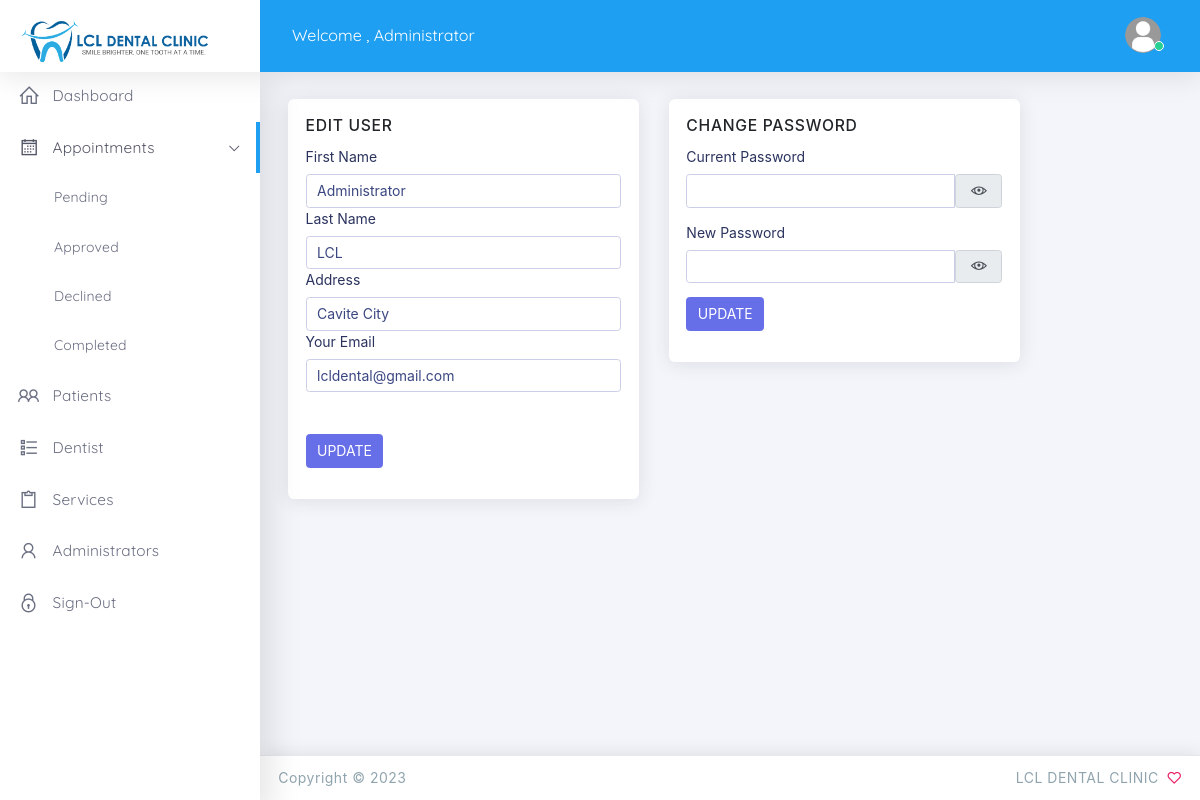
The page /admin/edit-user.php?data=1 (signed in) on the database its author committed.
### tables this page shows
CREATE TABLE `tbl_signup` (
  `id` int(11) NOT NULL,
  `firstname` varchar(100) NOT NULL,
  `lastname` varchar(100) NOT NULL,
  `sex` varchar(10) NOT NULL,
  `birthday` varchar(100) NOT NULL,
  `address` varchar(250) NOT NULL,
  `email` varchar(250) NOT NULL,
  `password` varchar(250) NOT NULL,
  `pass` varchar(100) NOT NULL,
  `type` varchar(250) NOT NULL,
  `is_balance` int(1) NOT NULL,
  `is_confirm` int(11) NOT NULL,
  `date_registered` timestamp NOT NULL DEFAULT current_timestamp()
);

### controller/admin-users.php (called while the page is built, shortened)
<?php
include('database.php');
$data       =  $_GET['data'];
$account    = $mysqli->query("SELECT * FROM tbl_signup where id = '$data'");
$val        = $account->fetch_assoc();

### admin/edit-user.php (the view, shortened to what this page needs)
  <?php
	  include("header.php");
	  include('../controller/admin-users.php');
  ?>
  <body class="vertical-layout vertical-menu-modern 2-columns   fixed-navbar" data-open="click" data-menu="vertical-menu-modern" data-col="2-columns">
   <?php include("nav.php");?>
    <div class="app-content content">
      <div class="content-wrapper">
        <div class="content-body">
      <div class="row">
		<div class="col-lg-5">
          <div class="card">
            <div class="card-body">
              <h5 class="card-title">EDIT USER</h5>
				<form class="row g-3" method="POST">
				<br>
					<div class="col-12">
                      <label class="form-label">First Name</label>
                      <input type="text" name="fname" class="form-control" value="<?php echo $val['firstname'];?>" required>
                    </div>
					<div class="col-12">
                      <label for="yourName" class="form-label">Last Name</label>
                      <input type="text" name="lname" class="form-control" value="<?php echo $val['lastname'];?>" required>
                    </div>
					<div class="col-12">
                      <label for="yourName" class="form-label">Address</label>
                      <input type="text" name="address" class="form-control" value="<?php echo $val['address'];?>" required>
                    </div>
                    <div class="col-12">
                      <label for="yourEmail" class="form-label">Your Email</label>
                      <input type="email" name="email" class="form-control" value="<?php echo $val['email'];?>" required>
					  	<br><br>
					<button type="submit" class="btn btn-primary btn-md" name="update-user">UPDATE</button>
                    </div>
				</form>
            </div>
          </div>
        </div>
		<div class="col-lg-5">
          <div class="card">
            <div class="card-body">
              <h5 class="card-title">CHANGE PASSWORD</h5>
				<form class="row g-3" method="POST">
				<br>
                    <div class="col-12">
                      <label for="yourPassword" class="form-label">Current Password</label>
					 <div class="input-group mb-3 " >
                      <input type="password" id="cpassword" name="password" class="form-control" value="" required>
					  <span class="input-group-text" onclick="password_show_hide();">
							  <i class="la la-eye" id="show_eye"></i>
							</span>
                    </div>
                    </div>
					<div class="col-12"   id="newpass">
					<label for="yourPassword" class="form-label">New Password</label>
					 <div class="input-group mb-3 " >
                      <input type="password" name="password" id="npassword" class="form-control" required>
					   <span class="input-group-text" onclick="password_show_hide1();">
							  <i class="la la-eye" id="show_eye"></i>
							</span>
                    </div>
                    </div>
					<div class="col-12">
						<button type="submit" class="btn btn-primary" name="update-password" "  id="update-profile">UPDATE</button>
                    </div>
				</form>
            </div>
          </div>
        </div>
      </div>
        </div>
      </div>
    </div>
<?php include("footer.php");?>

### assets/css/vertical-menu-modern.css (style rules this page uses)
body.vertical-layout.vertical-menu-modern.menu-expanded .content, body.vertical-layout.vertical-menu-modern.menu-expanded .footer { margin-left: 260px; }
@media (min-width: 992px) { body.vertical-layout.vertical-menu-modern .content, body.vertical-layout.vertical-menu-modern .footer { margin-left: 260px; } }

### rows shown on the page
tbl_signup: fname "Administrator", lname "LCL", address "Cavite City", email "lcldental@gmail.com"
